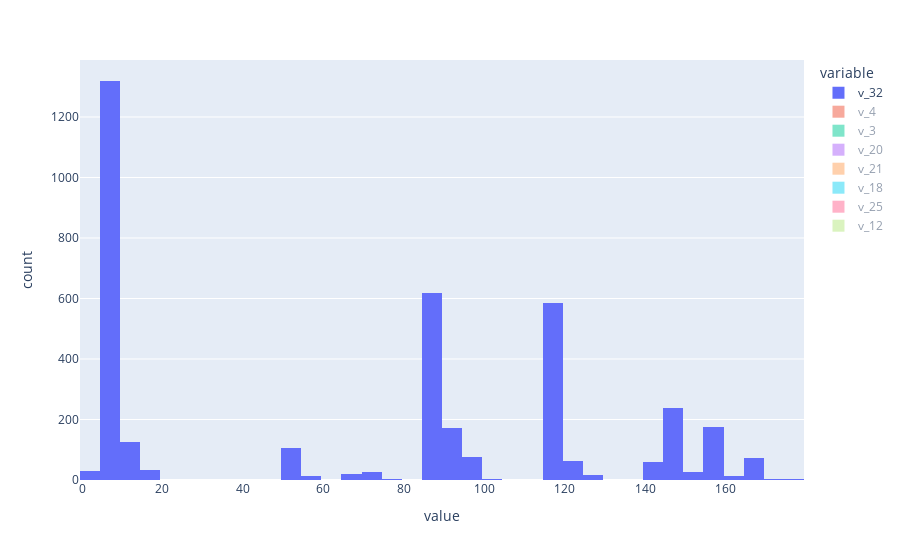

Write notebook code for a chart like this one.
### Code cell
# pd.options.plotting.backend='matplotli'
final_data.loc[:,nominal].hist()

### Figure 1 — Plotly figure (JSON) as saved in the notebook; plotly's stock layout.template omitted (floating-point values rounded to 4 significant figures; data arrays with more than 128 entries replaced by an {"elided": "..."} marker saying what was removed)
{"data": [{"alignmentgroup": "True", "bingroup": "x", "hovertemplate": "variable=v_32<br>value=%{x}<br>count=%{y}<extra></extra>", "legendgroup": "v_32", "marker": {"color": "#636efa", "pattern": {"shape": ""}}, "name": "v_32", "offsetgroup": "v_32", "orientation": "v", "showlegend": true, "type": "histogram", "visible": true, "x": {"elided": "3796 int values"}, "xaxis": "x", "yaxis": "y"}, {"alignmentgroup": "True", "bingroup": "x", "hovertemplate": "variable=v_4<br>value=%{x}<br>count=%{y}<extra></extra>", "legendgroup": "v_4", "marker": {"color": "#EF553B", "pattern": {"shape": ""}}, "name": "v_4", "offsetgroup": "v_4", "orientation": "v", "showlegend": true, "type": "histogram", "visible": "legendonly", "x": {"elided": "3796 int values"}, "xaxis": "x", "yaxis": "y"}, {"alignmentgroup": "True", "bingroup": "x", "hovertemplate": "variable=v_3<br>value=%{x}<br>count=%{y}<extra></extra>", "legendgroup": "v_3", "marker": {"color": "#00cc96", "pattern": {"shape": ""}}, "name": "v_3", "offsetgroup": "v_3", "orientation": "v", "showlegend": true, "type": "histogram", "visible": "legendonly", "x": {"elided": "3796 int values"}, "xaxis": "x", "yaxis": "y"}, {"alignmentgroup": "True", "bingroup": "x", "hovertemplate": "variable=v_20<br>value=%{x}<br>count=%{y}<extra></extra>", "legendgroup": "v_20", "marker": {"color": "#ab63fa", "pattern": {"shape": ""}}, "name": "v_20", "offsetgroup": "v_20", "orientation": "v", "showlegend": true, "type": "histogram", "visible": "legendonly", "x": {"elided": "3796 int values"}, "xaxis": "x", "yaxis": "y"}, {"alignmentgroup": "True", "bingroup": "x", "hovertemplate": "variable=v_21<br>value=%{x}<br>count=%{y}<extra></extra>", "legendgroup": "v_21", "marker": {"color": "#FFA15A", "pattern": {"shape": ""}}, "name": "v_21", "offsetgroup": "v_21", "orientation": "v", "showlegend": true, "type": "histogram", "visible": "legendonly", "x": {"elided": "3796 int values"}, "xaxis": "x", "yaxis": "y"}, {"alignmentgroup": "True", "bingroup": "x", "hovertemplate": "variable=v_18<br>value=%{x}<br>count=%{y}<extra></extra>", "legendgroup": "v_18", "marker": {"color": "#19d3f3", "pattern": {"shape": ""}}, "name": "v_18", "offsetgroup": "v_18", "orientation": "v", "showlegend": true, "type": "histogram", "visible": "legendonly", "x": {"elided": "3796 int values"}, "xaxis": "x", "yaxis": "y"}, {"alignmentgroup": "True", "bingroup": "x", "hovertemplate": "variable=v_25<br>value=%{x}<br>count=%{y}<extra></extra>", "legendgroup": "v_25", "marker": {"color": "#FF6692", "pattern": {"shape": ""}}, "name": "v_25", "offsetgroup": "v_25", "orientation": "v", "showlegend": true, "type": "histogram", "visible": "legendonly", "x": {"elided": "3796 int values"}, "xaxis": "x", "yaxis": "y"}, {"alignmentgroup": "True", "bingroup": "x", "hovertemplate": "variable=v_12<br>value=%{x}<br>count=%{y}<extra></extra>", "legendgroup": "v_12", "marker": {"color": "#B6E880", "pattern": {"shape": ""}}, "name": "v_12", "offsetgroup": "v_12", "orientation": "v", "showlegend": true, "type": "histogram", "visible": "legendonly", "x": {"elided": "3796 int values"}, "xaxis": "x", "yaxis": "y"}], "layout": {"autosize": true, "barmode": "relative", "legend": {"title": {"text": "variable"}, "tracegroupgap": 0}, "margin": {"t": 60}, "xaxis": {"anchor": "y", "autorange": true, "domain": [0, 1], "range": [-0.5, 179.5], "title": {"text": "value"}, "type": "linear"}, "yaxis": {"anchor": "x", "autorange": true, "domain": [0, 1], "range": [0, 1388.0], "title": {"text": "count"}}}}
